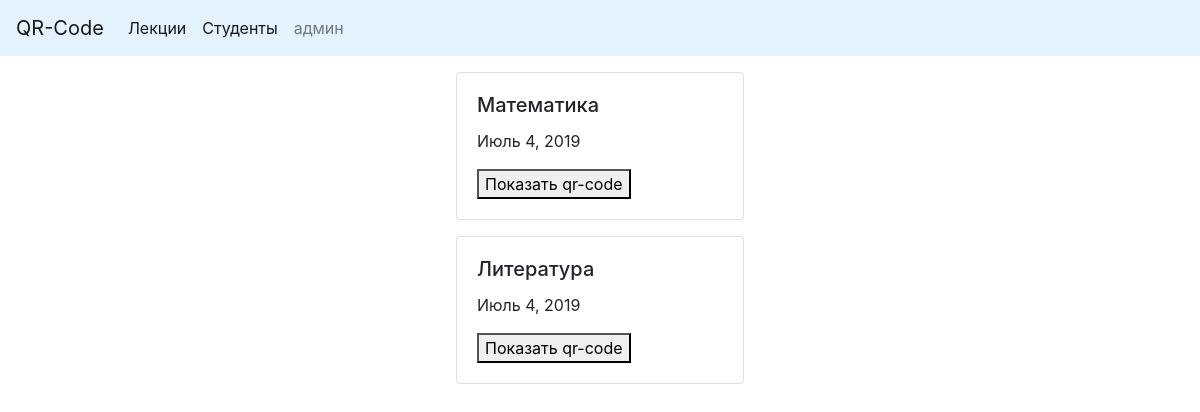
The page / on the database its author committed.
### testpages/models.py (models this page shows, shortened)
class Lecture(models.Model):
    title = models.CharField(max_length=50)
    date = models.DateField(auto_created=True)
    count = models.PositiveIntegerField(default=0)
    students_come = models.ManyToManyField('Student', blank=True,
                                           related_name='students',)
    class Meta:
        verbose_name = 'Лекция'
        verbose_name_plural = 'Лекции'

### testpages/views.py (the view, shortened to what this page needs)
# urls.py: path('', QrPage.as_view(), name='qr_page_url'),
class QrPage(View):
    def get(self, request):
        lectures = Lecture.objects.filter(date=date.today())
        return render(request, 'testpages/qr_page.html',
                      context={'lectures': lectures})

### testpages/templates/testpages/qr_page.html (shortened to what this page needs)
{% extends 'testpages/base_page.html' %}
{% load qr_code %}
{% block content %}
{% for lecture in lectures %}
<form action= "#" method="post">
                     <div class="card mt-3 ml-auto mr-auto " style="width: 18rem;">
                      <div class="card-body">
                        <h5 class="card-title">{{ lecture.title }}</h5>
                        <p class="card-text"> {{ lecture.date }}  </p>
                        <button>Показать qr-code</button>
                      </div>
                    </div>
                </form>
{% endfor %}
{% endblock %}

### rows shown on the page
Lecture: title "Математика", date "Июль 4, 2019"
Lecture: title "Литература", date "Июль 4, 2019"
